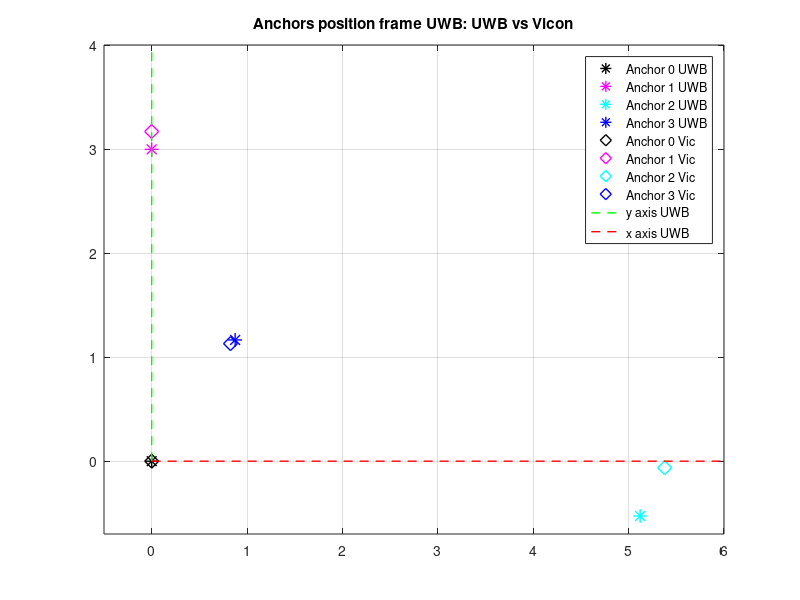

MATLAB code to generate this figure:
% plot ancore UWB vs Vicon

% anchors position measured using UWB system, expressed in UWB frame
anchor0_uwb = [0.0		0.0 	0.0];
anchor1_uwb = [0.0		2.997 	0.0];	% y axis direction
anchor2_uwb = [5.121	-0.527	0.0];	% x axis direction
anchor3_uwb = [0.875	1.165 	1.295];

anchor0_uwb_2D = anchor0_uwb(1:2);
anchor1_uwb_2D = anchor1_uwb(1:2);		% y axis direction
anchor2_uwb_2D = anchor2_uwb(1:2);		% x axis direction
anchor3_uwb_2D = anchor3_uwb(1:2);		

% anchors position measured using Vicon system, expressed in UWB frame
anchor0_Vic = [0.000000	0.000000	0.000000];
anchor1_Vic = [0.000000	3.168643	0.032111];		% y axis direction
anchor2_Vic = [5.378095	-0.063190	-0.047064];		% x axis direction
anchor3_Vic = [0.826354	1.129845	1.239518];

anchor0_Vic_2D = anchor0_Vic(1:2);
anchor1_Vic_2D = anchor1_Vic(1:2);					% y axis direction
anchor2_Vic_2D = anchor2_Vic(1:2);					% x axis direction
anchor3_Vic_2D = anchor3_Vic(1:2);

axis_lim_full = [-0.5, 6, -0.7, 4];		% per vedere tutta la mappa
id_plot = 1;

figure('Name', ['figure ', num2str(id_plot), ' Anchors position: UWB vs Vicon'], 'NumberTitle','off'); id_plot = id_plot + 1;
clf
hold on
	plot(anchor0_uwb_2D(1),	anchor0_uwb_2D(2),	'k*', 'Markersize', 10,	'Linewidth', 1, 'DisplayName', 'Anchor 0 UWB')
	plot(anchor1_uwb_2D(1),	anchor1_uwb_2D(2),	'm*', 'Markersize', 10,	'Linewidth', 1, 'DisplayName', 'Anchor 1 UWB')
	plot(anchor2_uwb_2D(1),	anchor2_uwb_2D(2),	'c*', 'Markersize', 10,	'Linewidth', 1, 'DisplayName', 'Anchor 2 UWB')
	plot(anchor3_uwb_2D(1),	anchor3_uwb_2D(2),	'b*', 'Markersize', 10,	'Linewidth', 1, 'DisplayName', 'Anchor 3 UWB')
	plot(anchor0_Vic_2D(1),	anchor0_Vic_2D(2),	'kd', 'Markersize', 10,	'Linewidth', 1, 'DisplayName', 'Anchor 0 Vic')
	plot(anchor1_Vic_2D(1),	anchor1_Vic_2D(2),	'md', 'Markersize', 10,	'Linewidth', 1, 'DisplayName', 'Anchor 1 Vic')
	plot(anchor2_Vic_2D(1),	anchor2_Vic_2D(2),	'cd', 'Markersize', 10,	'Linewidth', 1, 'DisplayName', 'Anchor 2 Vic')
	plot(anchor3_Vic_2D(1),	anchor3_Vic_2D(2),	'bd', 'Markersize', 10,	'Linewidth', 1, 'DisplayName', 'Anchor 3 Vic')
	plot([anchor0_Vic_2D(1) anchor0_Vic_2D(1)], [anchor0_Vic_2D(2) anchor0_Vic_2D(2)+4], 'g--', 'Linewidth', 1, 'DisplayName', 'y axis UWB')
	plot([anchor0_uwb_2D(1) anchor0_uwb_2D(1)+6], [anchor0_uwb_2D(2) anchor0_uwb_2D(2)], 'r--', 'Linewidth', 1, 'DisplayName', 'x axis UWB')	
	hold off
	axis(axis_lim_full)
	grid on
	box on
	legend('Location', 'Best')

	title('Anchors position frame UWB: UWB vs Vicon')

